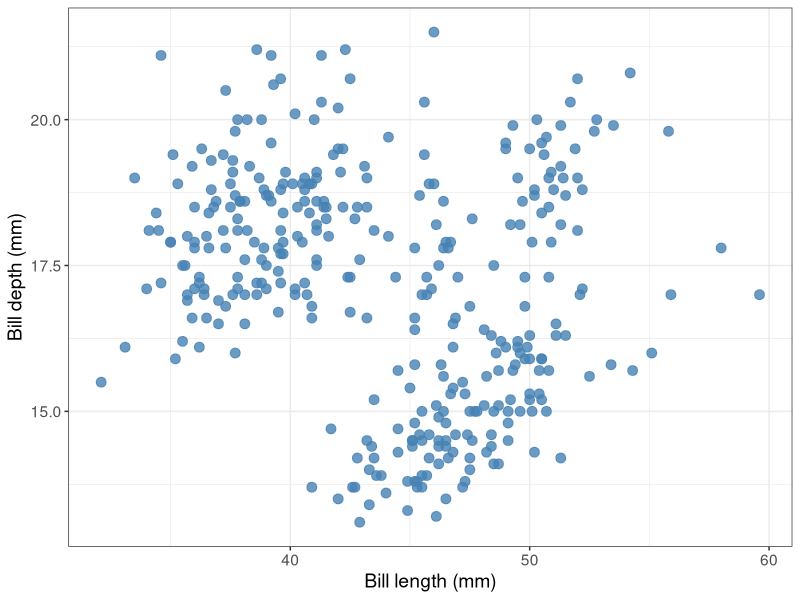

Write the R code that produced this figure. (Note: this script raises an error after producing the figure.)
## ---- chunk 1
knitr::opts_chunk$set(
  collapse = TRUE,
  comment = "#>",
  out.width = "100%"
)
## ---- chunk 2

pretty_scatter <- function(.data, x_axis_col, y_axis_col) {
    ggplot2::ggplot(data = .data, 
                    ggplot2::aes(x = {{ x_axis_col }}, y = {{ y_axis_col }})) +
        ggplot2::geom_point(alpha = 0.8, colour = "steelblue", size = 3) +
        ggplot2::theme_bw() +
        ggplot2::theme(text = ggplot2::element_text(size = 14))
}

library(palmerpenguins)
library(ggplot2)
penguins_scatter <- pretty_scatter(penguins, bill_length_mm, bill_depth_mm) + 
    labs(x = "Bill length (mm)", y = "Bill depth (mm)")
penguins_scatter
## ---- chunk 3
knitr::include_graphics("img/snapshot-reviewer.png")
